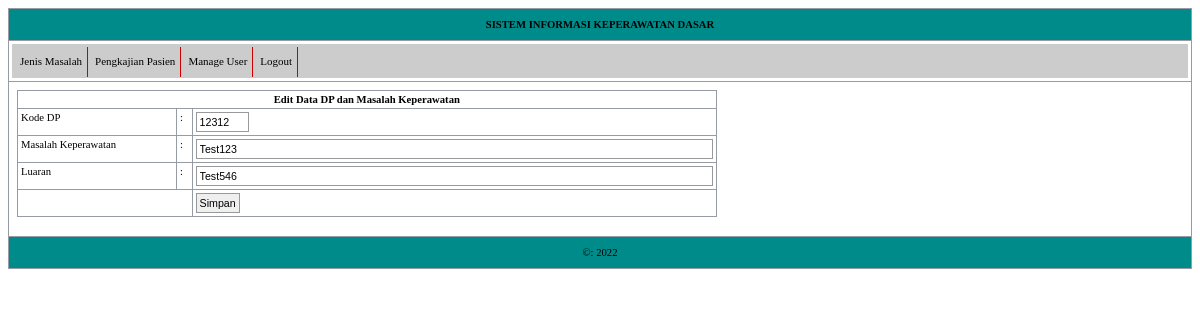
The app's page /home.php?p=61&dp=12312 (signed in) with its own data.
### tables this page shows
CREATE TABLE `masalah` (
  `id` int(4) NOT NULL,
  `dp` varchar(5) NOT NULL,
  `mslh` varchar(50) NOT NULL,
  `luaran` varchar(50) NOT NULL
);

### edit_masalah.php (the view)
<?php require_once('koneksi.php');
$dp=$_GET['dp'];
$query = mysqli_query($conn,"SELECT * FROM masalah WHERE dp='$dp'");
$jmlrek = mysqli_num_rows($query);
if ($jmlrek!='0') {
    $hasil=mysqli_fetch_array($query);
        $dp     = $hasil['dp'];
        $mslh   = $hasil['mslh'];
        $luaran = $hasil['luaran'];
        echo "<FORM ACTION='?p=62' METHOD='POST' >
            <table width=60% border=1>
                <tr><td colspan=3 align=center><b>Edit Data DP dan Masalah Keperawatan</b></td>
                </tr>
                <tr><td >Kode DP</td>
                    <td >:</td>
                    <td ><input type=text name=dp size=5 maxlength=5 value='$dp' readonly=readonly></td>
                </tr>
                <tr><td >Masalah Keperawatan</td>
                    <td >:</td>
                    <td ><input type=text name=mslh size=80 maxlength=80 value='$mslh'></td>
                </tr>
                <tr><td >Luaran</td>
                    <td >:</td>
                    <td ><input type=text name=luaran size=80 maxlength=80 value='$luaran'></td>
                </tr>
                <tr><td colspan=2></td>
                    <td width=35%><input type=submit name=Input value=Simpan></td>
                </tr>
            </table>
        </FORM>";
}else echo "Data $id Tidak ada"; ?>

### style.css (style rules this page uses)
table { font-family: Tahoma; font-size: 8pt; border: 1px solid #999999 ; border-collapse:collapse; }
input { padding:3px; border: 1px solid #999999; font-family: Tahoma, Geneva, sans-serif; font-size: 8pt; }
td { vertical-align: top; border: 1px solid #969BA5; padding: 3px; }

### records on screen
masalah: dp "12312", mslh "Test123", luaran "Test546"
